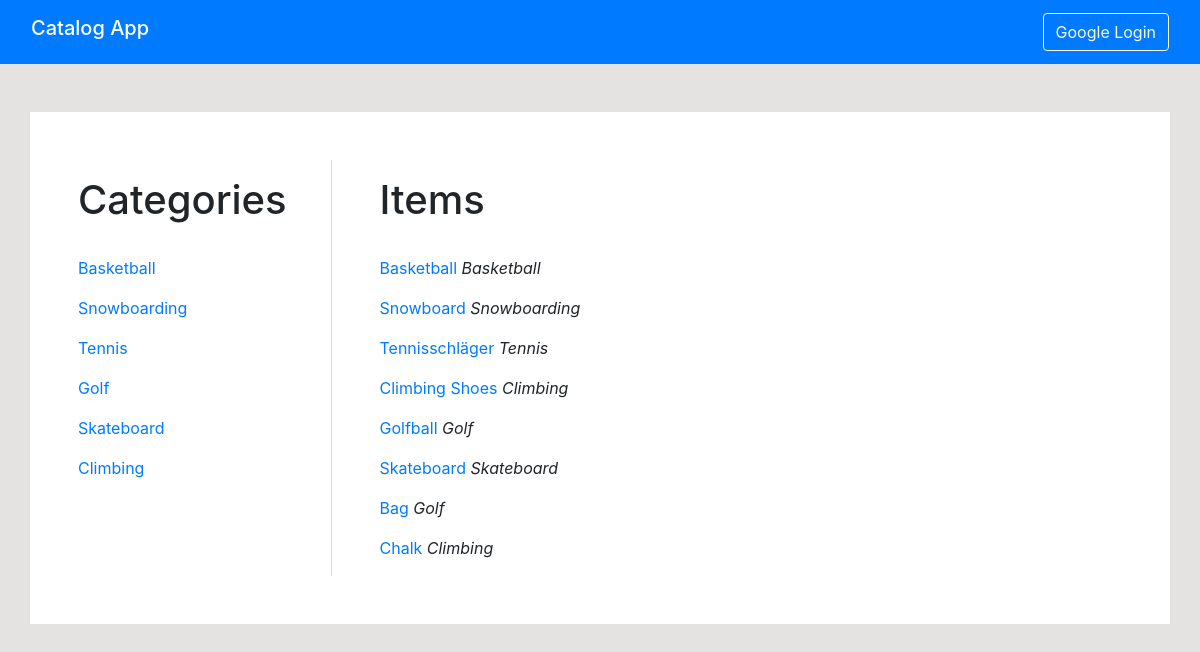
The app's page /catalog/, older data.
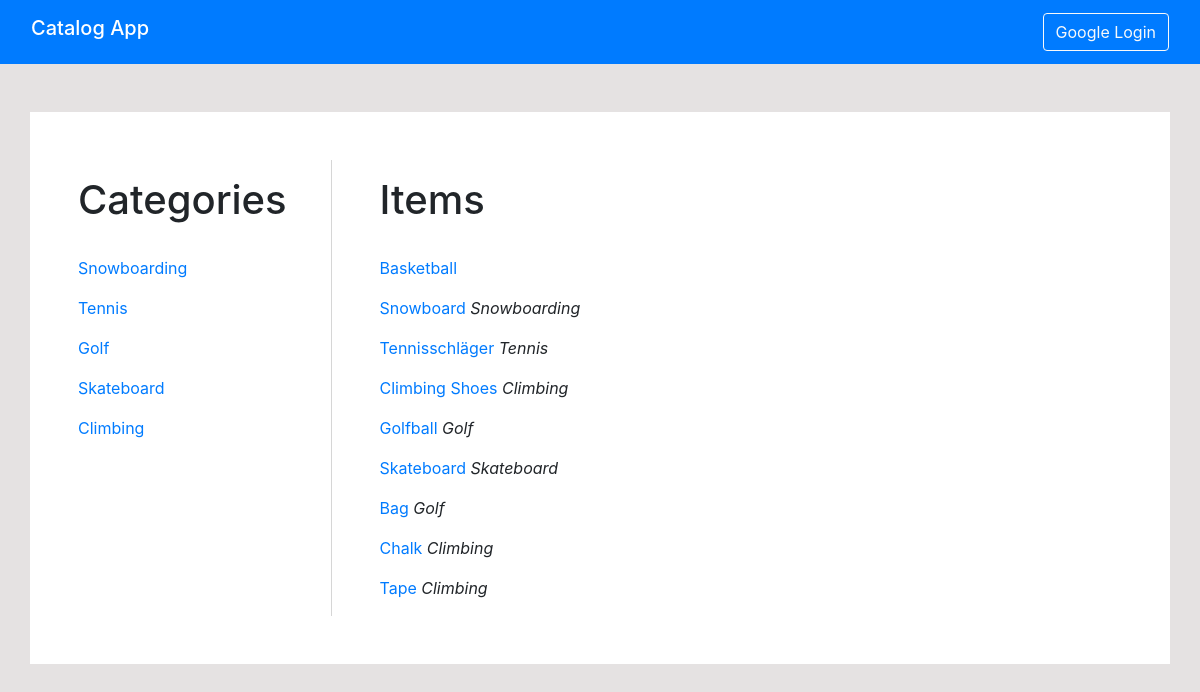
The same page, newer data.
### app/models.py (models this page shows, shortened)
class Category(db.Model):
    id = db.Column(db.Integer, primary_key=True)
    title = db.Column(db.String(64), index=True, unique=True)
    items = db.relationship('Item', backref='category', lazy='dynamic')

class Item(db.Model):
    id = db.Column(db.Integer, primary_key=True)
    title = db.Column(db.String(64), index=True, unique=True)
    description = db.Column(db.String(140))
    category_id = db.Column(db.Integer(), db.ForeignKey('category.id'))

### app/routes.py (the view)
@app.route('/')
@app.route('/catalog/')
def index():
    categories = Category.query.all()
    items = Item.query.all()
    return render_template('index.html', title='Catalog App',
                           categories=categories, items=items)

### app/templates/index.html (shortened to what this page needs)
{% extends "base.html" %}
{% block content %}
		<div class="row">
			<div class="col-md-3" style="border-right: 1px solid #D6D6D6;">
		        <h1 class="pt-3">Categories</h1>
		        <br>
		        {% for category in categories %}
		        <div>
		        	<p>
		        		<a href="{{url_for('category', category_id = category.id)}}">
		        			{{category.title}}
		        		</a>
		        	</p>
		        </div>
	        	{% endfor %}
	        </div>
			<div class="col-md-9  pl-5">
		        <h1 class="pt-3">Items</h1>
		        <br>
		        {% for item in items %}
		        <div>
		        	<p>
			        	<a href="{{ url_for('item', category_id = item.category.id, item_id = item.id)}}">
			        		{{item.title}}
			        	</a>
		        		<span class="font-italic">
		        		{{item.category.title}}
		        		</span>
		        	</p>
		   		</div>
		        {% endfor %}
		    </div>
		</div>
{% endblock %}

### app/templates/base.html (shortened to what this page needs)
<html>
    <head>
        <link rel="stylesheet" href="https://stackpath.bootstrapcdn.com/bootstrap/4.3.1/css/bootstrap.min.css">
    </head>
    <body style="background-color: #E5E2E2;">
    	<nav class="navbar navbar-dark bg-primary">
            <div class="container-fluid">
                <div class="navbar-header">
    				<a class="navbar-brand h1 " href="{{url_for('index')}}">
                        <span> Catalog App </span>
                    </a>
                </div>
                <div class="nav navbar-nav navbar-right">
                  {% if current_user.is_authenticated %}
                  <a class="button btn btn-outline-light" href="{{url_for('logout')}}">Logout</a>
                  {% else %}
                  <a class="button btn btn-outline-light" href="{{url_for('login')}}">Google Login</a>
                  {% endif %}
                </div>
            </div>
		</nav>
		<div class="container p-5 mt-5" style="background-color: white;">
		{% block content %}
		{% endblock %}
    	</div>
   	</body>
</html>

Row changes from the older to the newer data that the page shows:
removed Category: title "Basketball"
changed Item "Basketball": category "Basketball" → (not shown)
added Item: title "Tape", category "Climbing"
